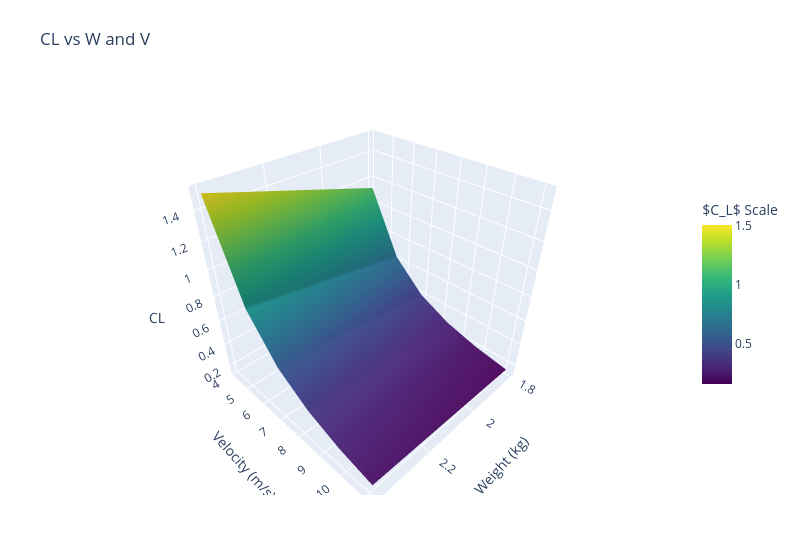

The notebook cell saved with this chart:
### Markdown cell above
# Trade Study Result (WIP)

### Code cell
##Test 

W  = np.array([1.8,2.0,2.2,2.4]) #kg
V = np.array([15,20,25,30,35,40]) #km/h

A = 0.15*1 #m^2
rho = 1.225 #kg/m^3
mew = 1.81e-5 #kg/m/s

V_m = V*1000/3600 #m/s

W_grid, V_m_grid = np.meshgrid(W, V_m)

#equations
CL_matrix = 2*W_grid / (V_m_grid**2*A*rho)


fig = go.Figure(data=[go.Surface(
    z=CL_matrix,
    x=W_grid,
    y=V_m_grid,
    colorscale='viridis',
    colorbar=dict(title='$C_L$ Scale', len=0.5)
)])
fig.update_layout(
    title='CL vs W and V',
    autosize=False,
    width=800,
    height=560,
    scene=dict(
        xaxis_title='Weight (kg)',
        yaxis_title='Velocity (m/s)',
        zaxis_title='CL'
    ),
    margin=dict(l=65, r=50, b=65, t=90)
)
fig.show()

print("V_m = ", W)
print("CL = ", CL_matrix)

### Figure 1 — Plotly figure (JSON) as saved in the notebook; plotly's stock layout.template omitted (floating-point values rounded to 4 significant figures)
{"data": [{"colorbar": {"len": 0.5, "title": {"text": "$C_L$ Scale"}}, "colorscale": [[0, "#440154"], [0.1111, "#482878"], [0.2222, "#3e4989"], [0.3333, "#31688e"], [0.4444, "#26828e"], [0.5556, "#1f9e89"], [0.6667, "#35b779"], [0.7778, "#6ece58"], [0.8889, "#b5de2b"], [1, "#fde725"]], "type": "surface", "x": [[1.8, 2.0, 2.2, 2.4], [1.8, 2.0, 2.2, 2.4], [1.8, 2.0, 2.2, 2.4], [1.8, 2.0, 2.2, 2.4], [1.8, 2.0, 2.2, 2.4], [1.8, 2.0, 2.2, 2.4]], "y": [[4.167, 4.167, 4.167, 4.167], [5.556, 5.556, 5.556, 5.556], [6.944, 6.944, 6.944, 6.944], [8.333, 8.333, 8.333, 8.333], [9.722, 9.722, 9.722, 9.722], [11.11, 11.11, 11.11, 11.11]], "z": [[1.128, 1.254, 1.379, 1.505], [0.6348, 0.7053, 0.7758, 0.8464], [0.4063, 0.4514, 0.4965, 0.5417], [0.2821, 0.3135, 0.3448, 0.3762], [0.2073, 0.2303, 0.2533, 0.2764], [0.1587, 0.1763, 0.194, 0.2116]]}], "layout": {"autosize": false, "height": 560, "margin": {"b": 65, "l": 65, "r": 50, "t": 90}, "scene": {"xaxis": {"title": {"text": "Weight (kg)"}}, "yaxis": {"title": {"text": "Velocity (m/s)"}}, "zaxis": {"title": {"text": "CL"}}}, "title": {"text": "CL vs W and V"}, "width": 800}}
